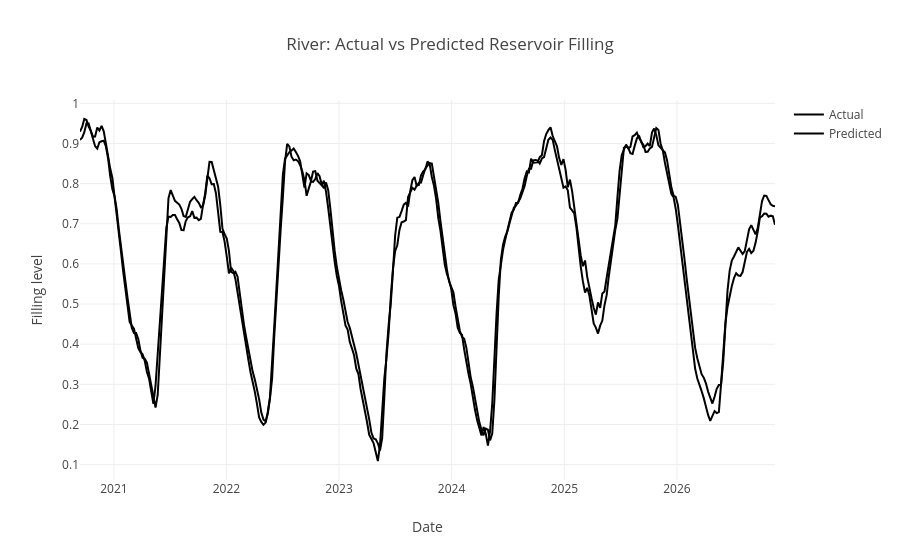

Notebook cell for this chart:
### Markdown cell above
# Visualization

### Code cell
fig = go.Figure()

fig.add_trace(go.Scatter(
    x=test["date"],
    y=test["fill_level"],
    name="Actual"
))

fig.add_trace(go.Scatter(
    x=test["date"],
    y=predictions,
    name="Predicted"
))

fig.update_layout(
    title="River: Actual vs Predicted Reservoir Filling",
    xaxis_title="Date",
    yaxis_title="Filling level"
)

fig.show()

### Figure 1 — Plotly figure (JSON) as saved in the notebook; plotly's stock layout.template omitted (floating-point values rounded to 4 significant figures; data arrays with more than 128 entries replaced by an {"elided": "..."} marker saying what was removed)
{"data": [{"name": "Actual", "type": "scatter", "x": {"elided": "323 str values"}, "y": {"elided": "323 float values"}}, {"name": "Predicted", "type": "scatter", "x": {"elided": "323 str values"}, "y": {"elided": "323 float values"}}], "layout": {"title": {"text": "River: Actual vs Predicted Reservoir Filling"}, "xaxis": {"title": {"text": "Date"}}, "yaxis": {"title": {"text": "Filling level"}}}}
